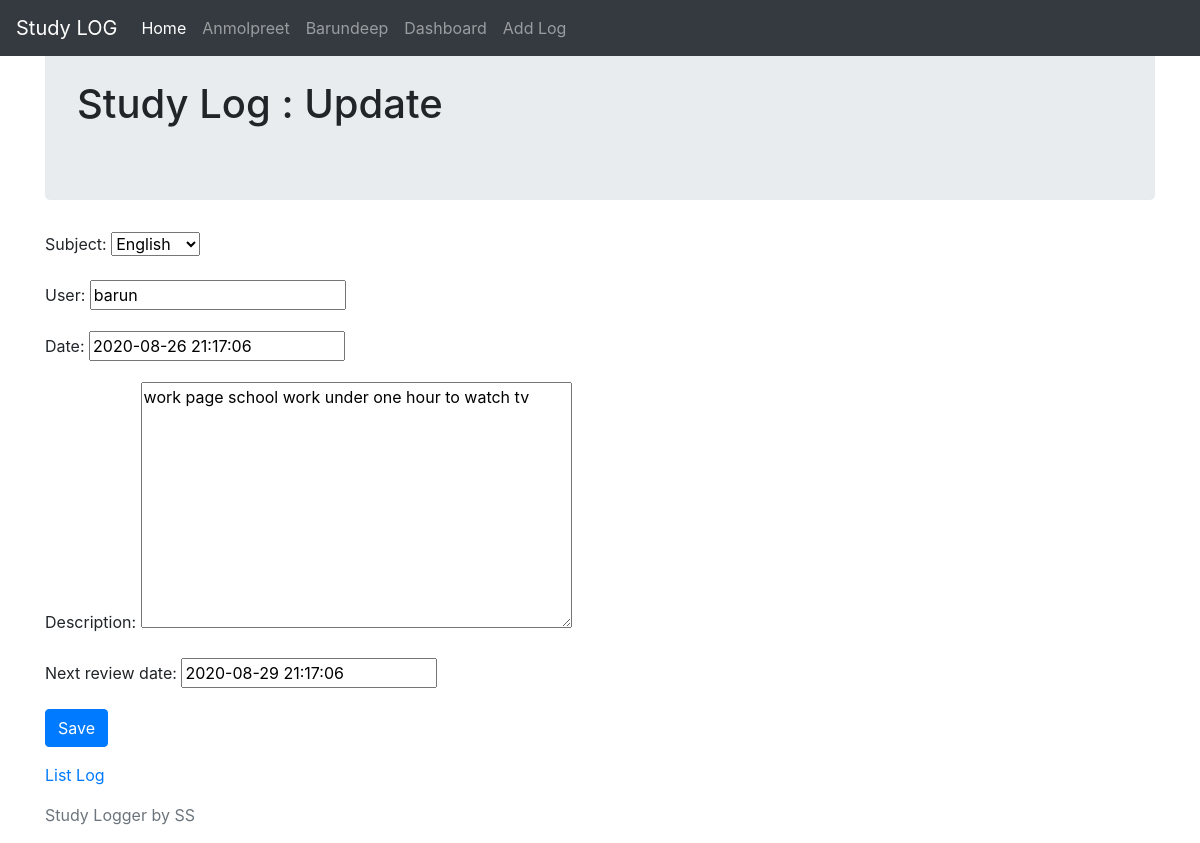
Screenshot of /study/192/update with the database file from the repository.
### study/models.py (models this page shows, shortened)
class StudyLog(models.Model):
    subject = models.ForeignKey(Subject, on_delete=models.CASCADE)
    user = models.CharField(max_length=40)
    date = models.DateTimeField(default=timezone.now)
    update_date = models.DateTimeField(auto_now=True)
    description = models.TextField(max_length=300)
    next_review_date = models.DateTimeField(default=days_hence)

### study/views.py (the view)
# urls.py: path('study/<int:pk>/update', views.StudyUpdateView.as_view(), name="update-view"),
class StudyUpdateView(UpdateView):
    model = StudyLog
    template_name = "study/update_form.html"
    fields = "__all__"
    success_url ="/"

### study/models.py (called while the page is built)
    def __str__(self):
        return self.name

### study/templates/study/update_form.html (shortened to what this page needs)
{% extends 'base.html' %}
{% block content %}
<div class="jumbotron">
    <h1>Study Log : Update</h1>
</div>
<div class="form-group">
<form method="post" >
    {{ form.as_p }}
    <input type="submit" value="Save" class="btn btn-primary">
</form>
</div>
<a href={% url 'index-view' %}>List Log</a>
{% endblock content %}

### rows the page displays
StudyLog: subject "English", user "barun", date "2020-08-26 21:17:06", description "work page school work under one hour to watch tv", next_review_date "2020-08-29 21:17:06"
